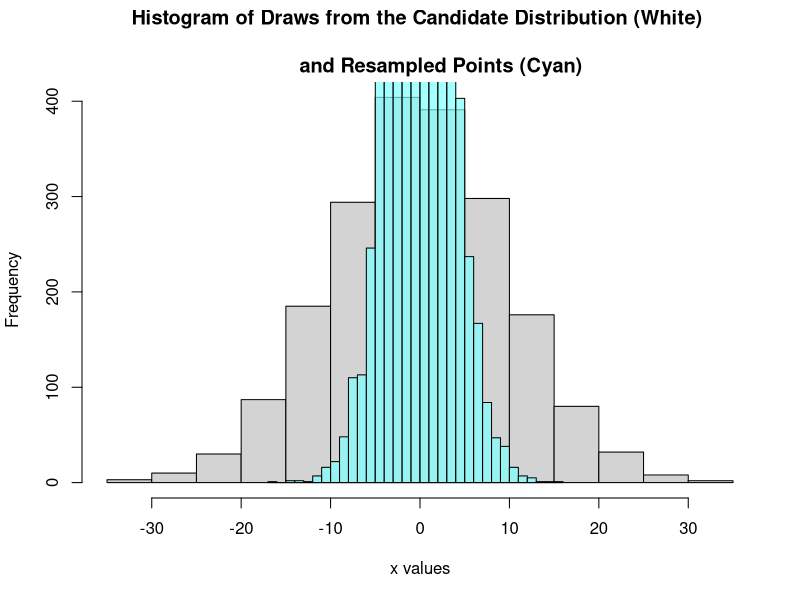
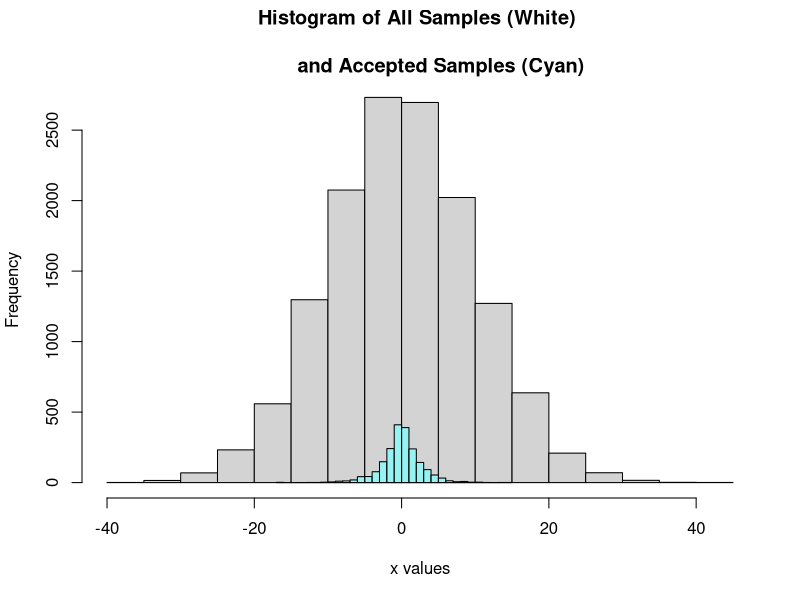

Write R code to recreate these figures, in order.
################# Sampling Importance Resampling

SIR <- function(N){
  
  target_dist <- function(x) (1/4)*exp(-abs(x)/2) # Target distribution
  candidate_dist <- function(x) rnorm(x,0,10) # Candidate distribution
  candid_rand <- c() # Store the random values from the
  # candidate distribution
  
  for (i in 1:N){ # Step 1 of algorithm
    candid_rand[i] <- candidate_dist(1)
  }
  
  target_prob <- target_dist(candid_rand) # Step 2 of algorithm
  norm_prob <- target_prob/sum(target_prob) # Step 3 of algorithm
  
  # Note that I resample a lot more points than N (10*N)
  bootstrap <- sample(candid_rand,size=10*N,replace=TRUE,prob=norm_prob) 
  # Sample with replacement - step 4 of the algorithm
  
  # The histogram in white corresponds to draws from the candidate distribution
  # (prior to resampling).
  
  hist(candid_rand,breaks=20,xlab="x values",
       main="Histogram of Draws from the Candidate Distribution (White) \n 
       and Resampled Points (Cyan)")
  hist(bootstrap,add=TRUE, col=rgb(0.5,1,1,0.7),breaks=30)
  return(bootstrap)
}

Q_1 <- SIR(2000) # N = 2,000 points

# Note that I resample a lot more points than N (10*N) in 
# the bootstrap step. 


################# Rejection Sampling

Rejection <- function(n){
  set.seed(6) # Random seed for reproducibility
  z <- seq(-25,25,0.1) # Sample values from -25 to 25
  target_dist <- function(x) (1/4)*exp(-abs(x)/2) # Target distribution
  proposal_dist <- function(x) dnorm(x,0,10) # Proposal distribution
  
  M <- ceiling(max(target_dist(z)/proposal_dist(z))) # Calculate M
  
  # Three vectors to keep track of the accepted points, rejected
  # points, and total number of points
  accepts <- c()
  reject <- c()
  points <- c()
  i <- 0
  while (i !=n){
    x_i <- rnorm(1,0,10) # Get a point from our proposal distribution
    points <- c(points,x_i) # Add to vector
    u <- runif(1,min=0,max=1) # Generate a number from uniform distribution
    if (u < (target_dist(x_i)/(M*proposal_dist(x_i)))){
      accepts <- c(accepts,x_i) # acceptance
      i = i+1
    } else{
      reject <- c(reject,x_i) # rejection
    }
  }
  hist(points,breaks=20,xlab="x values",main="Histogram of All Samples (White) \n 
       and Accepted Samples (Cyan)")
  hist(accepts,add=TRUE, col=rgb(0.5,1,1,0.7),breaks=30)
  return(accepts)
}

# The histogram in white corresponds to draws from the candidate distribution.

Q_2 <- Rejection(2000) # n = 2,000 points
